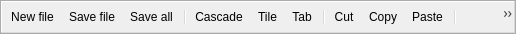
<?xml version="1.0" encoding="UTF-8"?>
<ui version="4.0">
 <class>EditorToolBar</class>
 <widget class="QToolBar" name="EditorToolBar">
  <property name="geometry">
   <rect>
    <x>0</x>
    <y>0</y>
    <width>516</width>
    <height>34</height>
   </rect>
  </property>
  <property name="windowTitle">
   <string>File toolbar</string>
  </property>
  <action name="actionOpen">
   <property name="icon">
    <iconset resource="../images/images.qrc">
     <normaloff>:/ProjectEditor/page.png</normaloff>:/ProjectEditor/page.png</iconset>
   </property>
   <property name="text">
    <string>Open file</string>
   </property>
   <property name="toolTip">
    <string>Open a file</string>
   </property>
  </action>
  <action name="actionSave">
   <property name="icon">
    <iconset resource="../images/images.qrc">
     <normaloff>:/ProjectEditor/disk.png</normaloff>:/ProjectEditor/disk.png</iconset>
   </property>
   <property name="text">
    <string>Save file</string>
   </property>
   <property name="toolTip">
    <string>Save the current file</string>
   </property>
   <property name="shortcut">
    <string>Ctrl+S</string>
   </property>
  </action>
  <action name="actionNew">
   <property name="icon">
    <iconset resource="../images/images.qrc">
     <normaloff>:/ProjectEditor/page_add.png</normaloff>:/ProjectEditor/page_add.png</iconset>
   </property>
   <property name="text">
    <string>New file</string>
   </property>
   <property name="toolTip">
    <string>Create a new file</string>
   </property>
   <property name="shortcut">
    <string>Ctrl+N</string>
   </property>
  </action>
  <action name="actionCascade">
   <property name="icon">
    <iconset resource="../images/images.qrc">
     <normaloff>:/ProjectEditor/application_cascade.png</normaloff>:/ProjectEditor/application_cascade.png</iconset>
   </property>
   <property name="text">
    <string>Cascade</string>
   </property>
  </action>
  <action name="actionTile">
   <property name="icon">
    <iconset resource="../images/images.qrc">
     <normaloff>:/ProjectEditor/application_tile_horizontal.png</normaloff>:/ProjectEditor/application_tile_horizontal.png</iconset>
   </property>
   <property name="text">
    <string>Tile</string>
   </property>
  </action>
  <action name="actionTab">
   <property name="icon">
    <iconset resource="../images/images.qrc">
     <normaloff>:/ProjectEditor/tab.png</normaloff>:/ProjectEditor/tab.png</iconset>
   </property>
   <property name="text">
    <string>Tab</string>
   </property>
  </action>
  <action name="actionSaveAll">
   <property name="icon">
    <iconset resource="../images/images.qrc">
     <normaloff>:/ProjectEditor/disk_multiple.png</normaloff>:/ProjectEditor/disk_multiple.png</iconset>
   </property>
   <property name="text">
    <string>Save all</string>
   </property>
   <property name="shortcut">
    <string>Ctrl+Shift+S</string>
   </property>
  </action>
  <action name="actionClose_current_file">
   <property name="enabled">
    <bool>true</bool>
   </property>
   <property name="icon">
    <iconset resource="../images/images.qrc">
     <normaloff>:/ProjectEditor/page_delete.png</normaloff>:/ProjectEditor/page_delete.png</iconset>
   </property>
   <property name="text">
    <string>Close current file</string>
   </property>
   <property name="visible">
    <bool>true</bool>
   </property>
   <property name="iconVisibleInMenu">
    <bool>true</bool>
   </property>
  </action>
  <action name="actionClose_all_files">
   <property name="enabled">
    <bool>true</bool>
   </property>
   <property name="icon">
    <iconset resource="../images/images.qrc">
     <normaloff>:/ProjectEditor/folder_delete.png</normaloff>:/ProjectEditor/folder_delete.png</iconset>
   </property>
   <property name="text">
    <string>Close all files</string>
   </property>
   <property name="shortcut">
    <string>Ctrl+Shift+W</string>
   </property>
   <property name="visible">
    <bool>true</bool>
   </property>
  </action>
  <action name="actionFind">
   <property name="icon">
    <iconset resource="../images/images.qrc">
     <normaloff>:/ProjectEditor/zoom.png</normaloff>:/ProjectEditor/zoom.png</iconset>
   </property>
   <property name="text">
    <string>Find</string>
   </property>
   <property name="shortcut">
    <string>Ctrl+F</string>
   </property>
  </action>
  <action name="actionZoomIn">
   <property name="icon">
    <iconset resource="../images/images.qrc">
     <normaloff>:/ProjectEditor/zoom_in.png</normaloff>:/ProjectEditor/zoom_in.png</iconset>
   </property>
   <property name="text">
    <string>Zoom in (Ctrl+ Mouse Wheel Up )</string>
   </property>
  </action>
  <action name="actionZoomOut">
   <property name="icon">
    <iconset resource="../images/images.qrc">
     <normaloff>:/ProjectEditor/zoom_out.png</normaloff>:/ProjectEditor/zoom_out.png</iconset>
   </property>
   <property name="text">
    <string>Zoom in (Ctrl- Mouse Wheel Down )</string>
   </property>
  </action>
  <action name="actionUndo">
   <property name="enabled">
    <bool>false</bool>
   </property>
   <property name="icon">
    <iconset resource="../images/images.qrc">
     <normaloff>:/ProjectEditor/arrow_undo.png</normaloff>:/ProjectEditor/arrow_undo.png</iconset>
   </property>
   <property name="text">
    <string>Undo</string>
   </property>
   <property name="toolTip">
    <string>Undo the last action</string>
   </property>
  </action>
  <action name="actionRedo">
   <property name="enabled">
    <bool>false</bool>
   </property>
   <property name="icon">
    <iconset resource="../images/images.qrc">
     <normaloff>:/ProjectEditor/arrow_redo.png</normaloff>:/ProjectEditor/arrow_redo.png</iconset>
   </property>
   <property name="text">
    <string>Redo</string>
   </property>
   <property name="toolTip">
    <string>Redo the last action</string>
   </property>
  </action>
  <action name="actionCut">
   <property name="icon">
    <iconset resource="../images/images.qrc">
     <normaloff>:/ProjectEditor/cut.png</normaloff>:/ProjectEditor/cut.png</iconset>
   </property>
   <property name="text">
    <string>Cut</string>
   </property>
   <property name="toolTip">
    <string>Cut the current text</string>
   </property>
  </action>
  <action name="actionCopy">
   <property name="icon">
    <iconset resource="../images/images.qrc">
     <normaloff>:/ProjectEditor/copy.png</normaloff>:/ProjectEditor/copy.png</iconset>
   </property>
   <property name="text">
    <string>Copy</string>
   </property>
   <property name="toolTip">
    <string>Copy the selected text</string>
   </property>
  </action>
  <action name="actionPaste">
   <property name="icon">
    <iconset resource="../images/images.qrc">
     <normaloff>:/ProjectEditor/paste.png</normaloff>:/ProjectEditor/paste.png</iconset>
   </property>
   <property name="text">
    <string>Paste</string>
   </property>
   <property name="toolTip">
    <string>Paste the copied or cut text</string>
   </property>
  </action>
  <addaction name="actionNew"/>
  <addaction name="actionSave"/>
  <addaction name="actionSaveAll"/>
  <addaction name="separator"/>
  <addaction name="actionCascade"/>
  <addaction name="actionTile"/>
  <addaction name="actionTab"/>
  <addaction name="separator"/>
  <addaction name="actionCut"/>
  <addaction name="actionCopy"/>
  <addaction name="actionPaste"/>
  <addaction name="separator"/>
  <addaction name="actionUndo"/>
  <addaction name="actionRedo"/>
  <addaction name="separator"/>
  <addaction name="actionZoomOut"/>
  <addaction name="actionZoomIn"/>
 </widget>
 <resources>
  <include location="../images/images.qrc"/>
 </resources>
 <connections/>
</ui>
